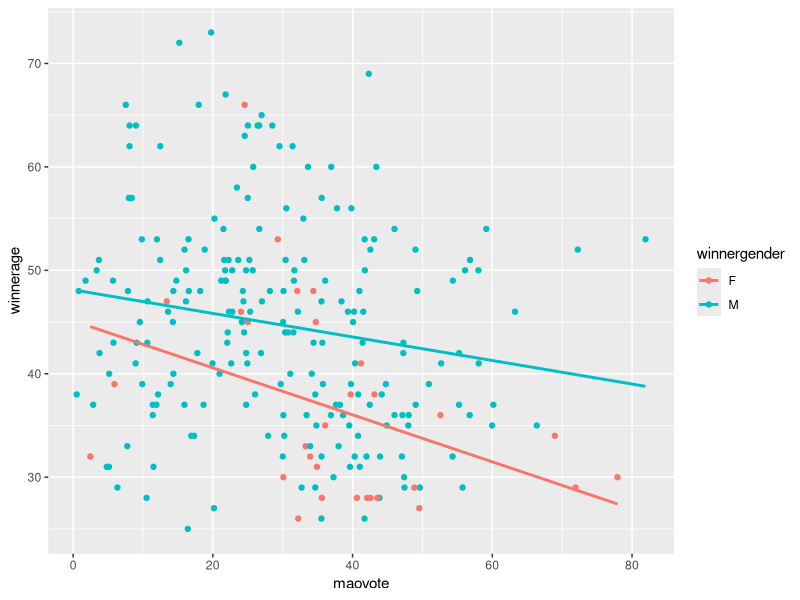
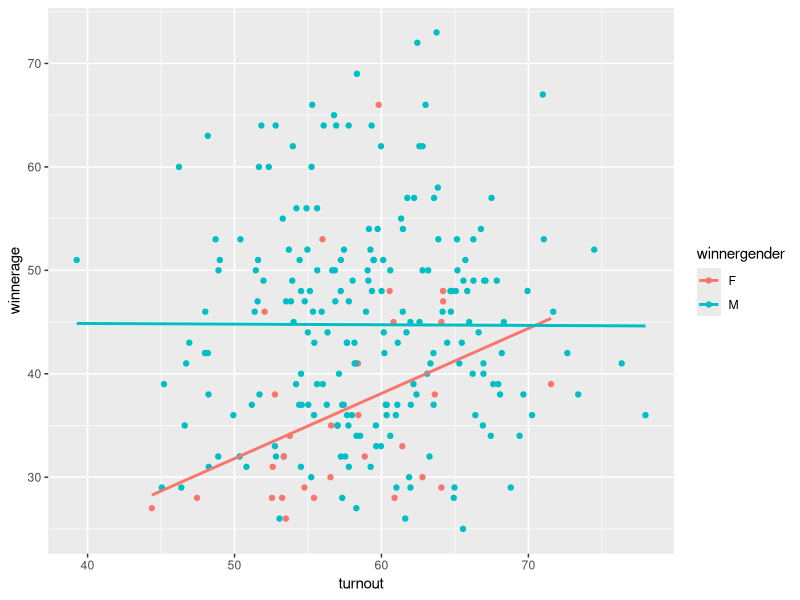
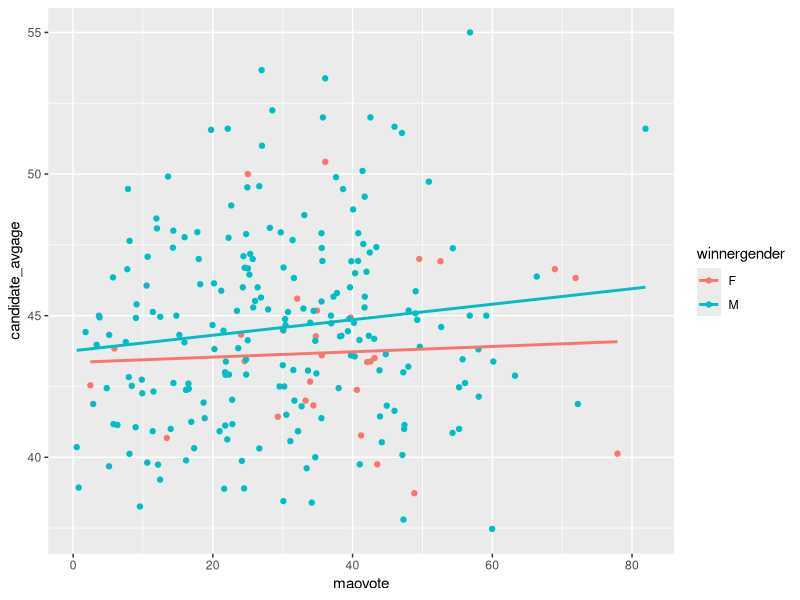
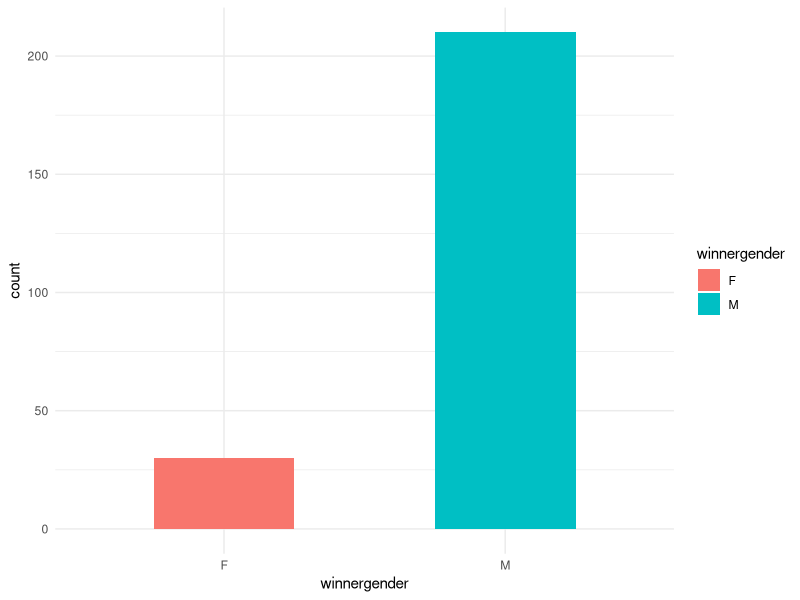
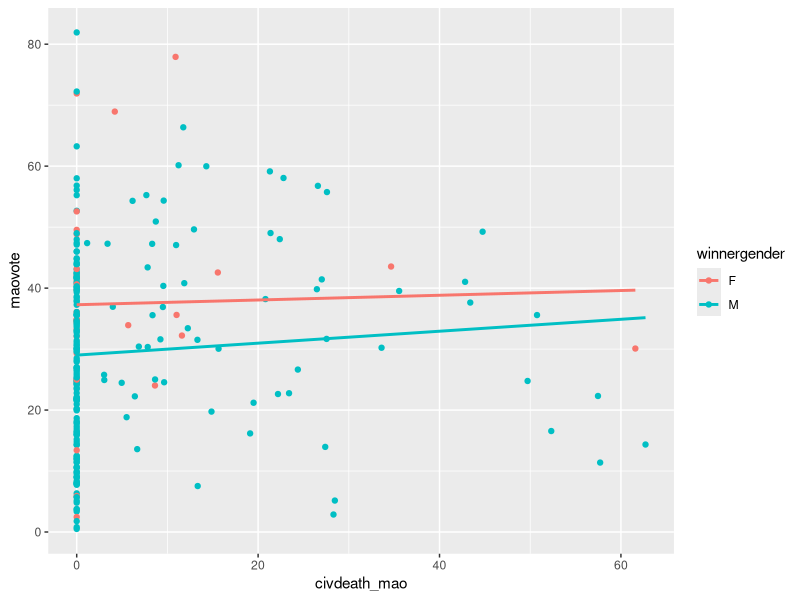
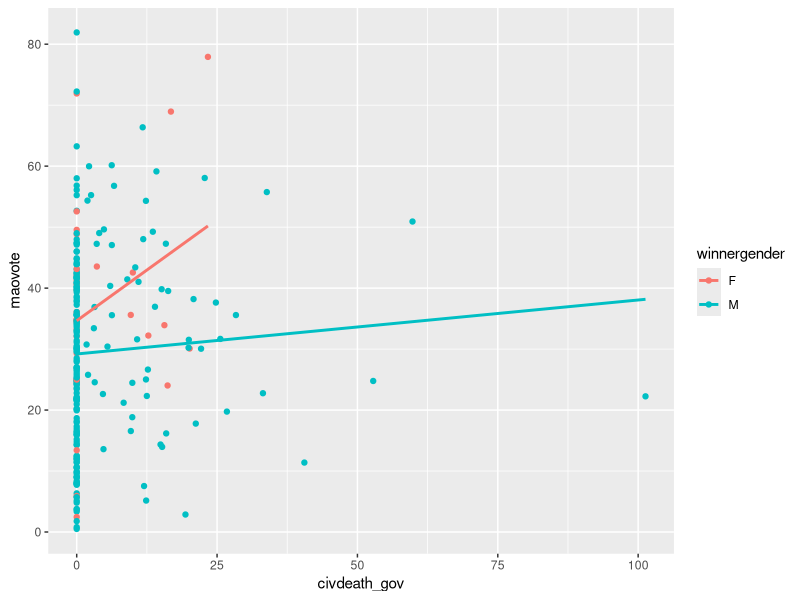
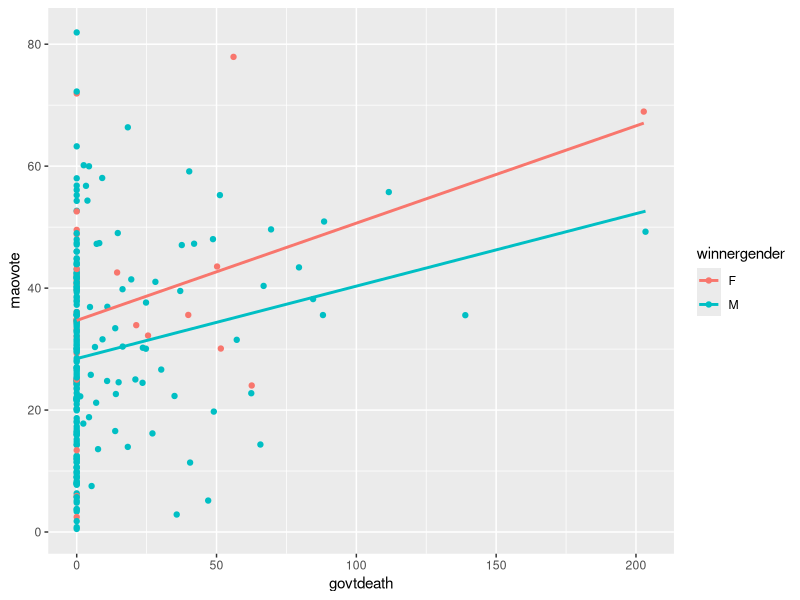
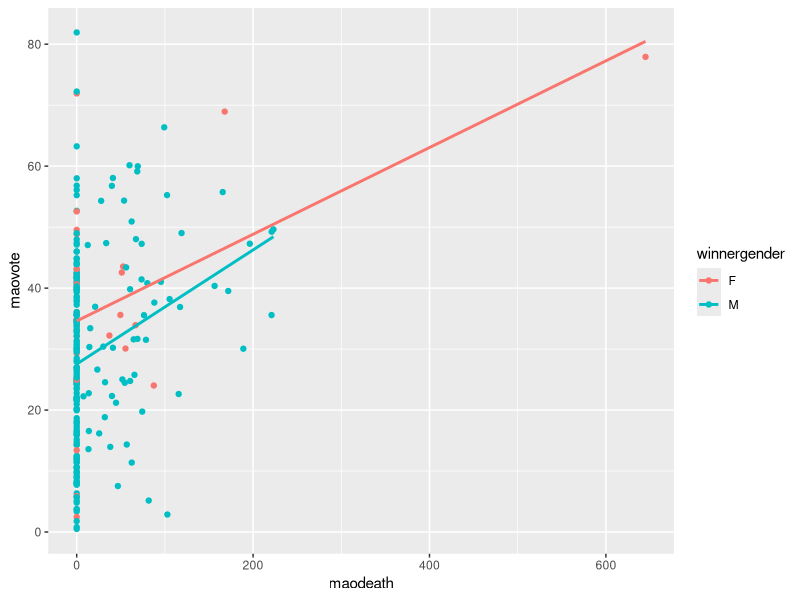

R code for these plots, in order:
## ---- chunk 1
knitr::opts_chunk$set(
  collapse = TRUE,
  comment = "#>",
  warning = FALSE,
  message = FALSE
)
## ---- chunk 2
library(tidyverse)
library(kableExtra)

df = read.csv("completedata.csv")
kable(head(df))
## ---- chunk 3
mean(df$winnerage)
mean(df$candidate_avgage)
mean(df$civdeath_gov)
mean(df$civdeath_mao)
mean(df$govtdeath)
mean(df$maodeath)
mean(df$statebased)
mean(df$onesided)
count(df, winnergender)
col <- count(df, winningparty)

col[order(col$n, decreasing = TRUE),]



## ---- chunk 4
ggplot(df, aes(maovote, winnerage, colour = winnergender)) + 
  geom_point() + 
  geom_smooth(method=lm, se=FALSE)
## ---- chunk 5
ggplot(df, aes(turnout, winnerage, colour = winnergender)) + 
  geom_point() + 
  geom_smooth(method=lm, se=FALSE)
## ---- chunk 6
ggplot(df, aes(maovote, candidate_avgage, colour = winnergender)) + 
  geom_point() + 
  geom_smooth(method=lm, se=FALSE)
## ---- chunk 7
ggplot(df, aes(winnergender, fill=winnergender)) + 
  geom_bar(width = 0.5) + theme_minimal() 

## ---- chunk 8
ggplot(df, aes(civdeath_mao, maovote, colour = winnergender)) + 
  geom_point() + 
  geom_smooth(method=lm, se=FALSE)
## ---- chunk 9
ggplot(df, aes(civdeath_gov, maovote, colour = winnergender)) + 
  geom_point() + 
  geom_smooth(method=lm, se=FALSE)
## ---- chunk 10
ggplot(df, aes(govtdeath, maovote, colour = winnergender)) + 
  geom_point() + 
  geom_smooth(method=lm, se=FALSE)
## ---- chunk 11
ggplot(df, aes(maodeath, maovote, colour = winnergender)) + 
  geom_point() + 
  geom_smooth(method=lm, se=FALSE)
## ---- chunk 12
ggplot(df, aes(turnout, maovote, colour = winnergender)) + 
  geom_point() + 
  geom_smooth(method=lm, se=FALSE)
## ---- chunk 13
ggplot(df, aes(x = winningparty, fill=winningparty)) + 
  geom_bar(width = 0.5) + theme_minimal() +
  scale_fill_manual(values = c("darkred", "grey", "orange", "orangered", "darkgreen" , "#ff8080" , "seagreen" , "firebrick" , "lightgrey" , "red"))+ 
  theme(axis.text=element_text(size=10)) 
